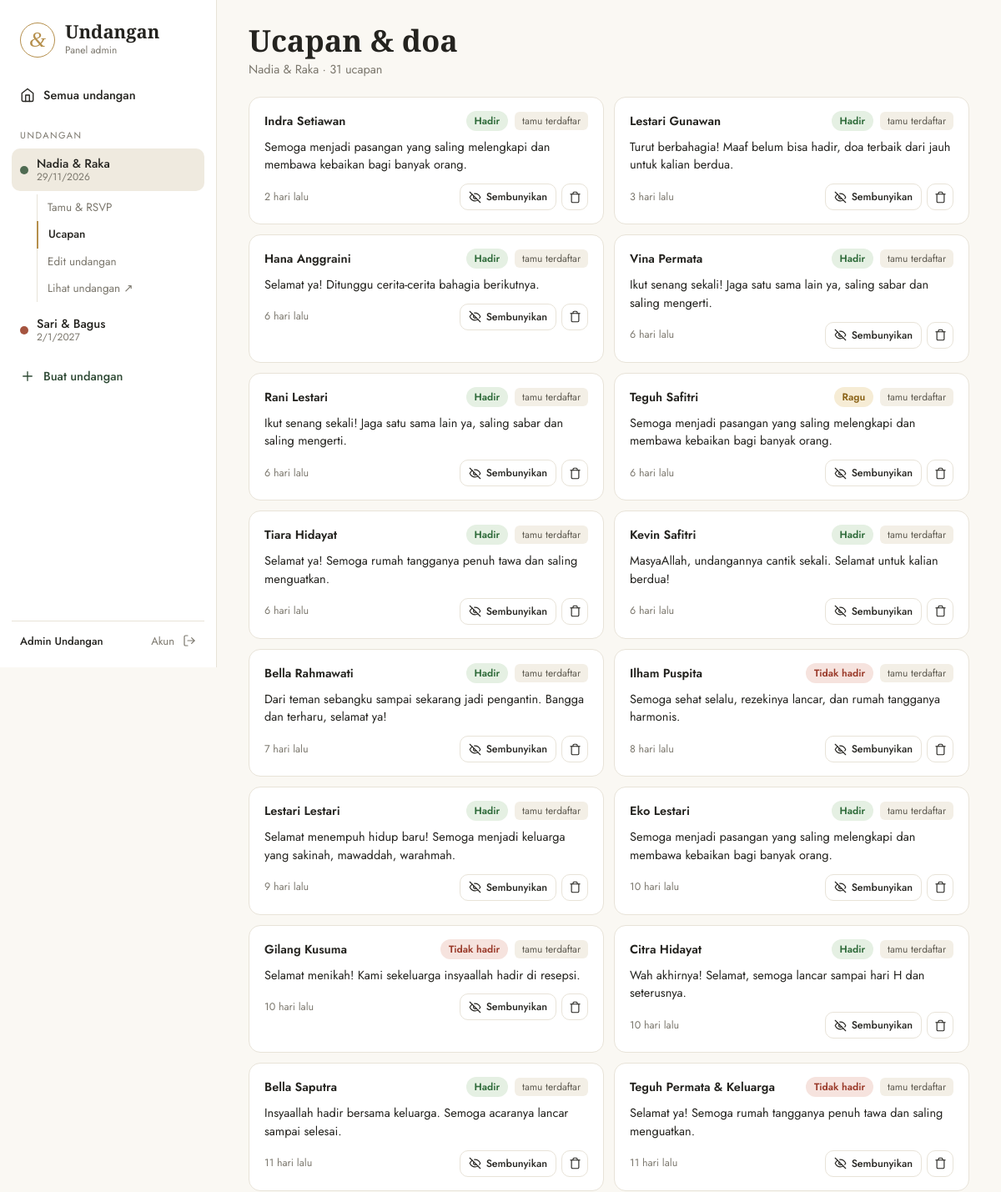
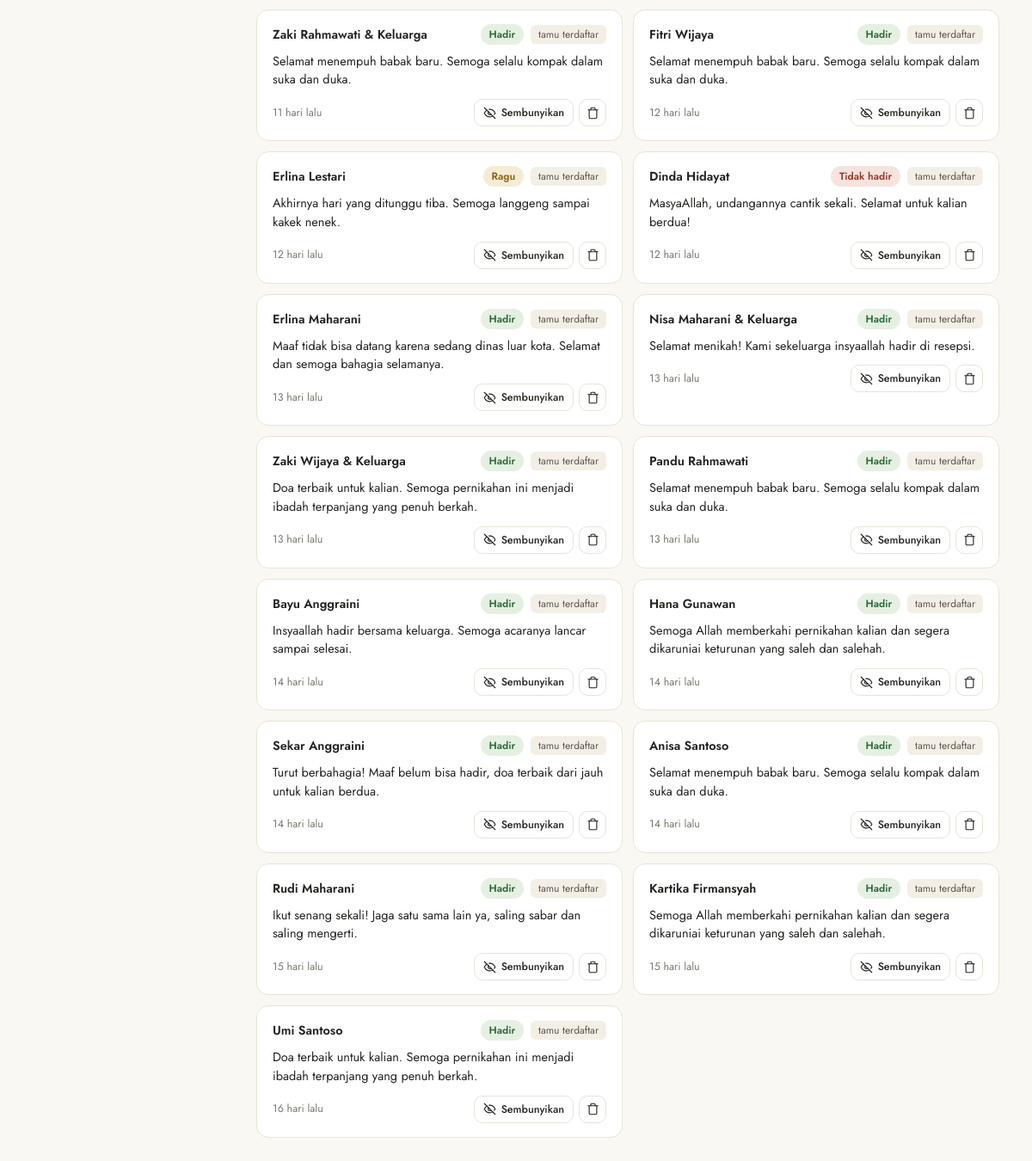
The app's page /admin.php?page=ucapan&id=1 (signed in) with its own data (2 pictures, top to bottom).
### tables this page shows
CREATE TABLE acara (
  id INT AUTO_INCREMENT PRIMARY KEY,
  slug VARCHAR(60) NOT NULL UNIQUE,
  pria_panggilan VARCHAR(40) NOT NULL,
  pria_nama VARCHAR(120) NOT NULL,
  pria_ortu VARCHAR(200),
  pria_foto VARCHAR(120),
  wanita_panggilan VARCHAR(40) NOT NULL,
  wanita_nama VARCHAR(120) NOT NULL,
  wanita_ortu VARCHAR(200),
  wanita_foto VARCHAR(120),
  urutan ENUM('wanita','pria') NOT NULL DEFAULT 'wanita',    
  akad_waktu DATETIME NOT NULL,
  akad_selesai TIME NULL,
  akad_tempat VARCHAR(150) NOT NULL,
  akad_alamat VARCHAR(255),
  resepsi_waktu DATETIME NULL,
  resepsi_selesai TIME NULL,
  resepsi_tempat VARCHAR(150),
  resepsi_alamat VARCHAR(255),
  maps_url VARCHAR(500),
  kutipan TEXT,
  kutipan_sumber VARCHAR(100),
  palet VARCHAR(20) NOT NULL DEFAULT 'sage',
  musik VARCHAR(120),
  alamat_kado VARCHAR(255),
  maks_orang_default TINYINT NOT NULL DEFAULT 2,
  template_wa TEXT,                                    
  aktif TINYINT(1) NOT NULL DEFAULT 1,
  created_at DATETIME NOT NULL DEFAULT CURRENT_TIMESTAMP
);

CREATE TABLE ucapan (
  id INT AUTO_INCREMENT PRIMARY KEY,
  acara_id INT NOT NULL,
  tamu_id INT NULL,
  nama VARCHAR(120) NOT NULL,
  isi TEXT NOT NULL,
  kehadiran ENUM('hadir','tidak','ragu') NULL,
  tampil TINYINT(1) NOT NULL DEFAULT 1,
  ip VARCHAR(45),
  created_at DATETIME NOT NULL,
  INDEX (acara_id, id),
  FOREIGN KEY (acara_id) REFERENCES acara(id) ON DELETE CASCADE
);

### admin.php (called while the page is built, shortened)
<?php
require __DIR__ . '/includes/bootstrap.php';
$routes = [
    'login'      => 'pages/admin/login.php',
    'logout'     => 'pages/admin/logout.php',
    'dashboard'  => 'pages/admin/dashboard.php',
    'acara'      => 'pages/admin/acara.php',
    'tamu'       => 'pages/admin/tamu.php',
    'kirim'      => 'pages/admin/kirim.php',
    'ucapan'     => 'pages/admin/ucapan.php',
    'akun'       => 'pages/admin/akun.php',
];
$page = (string) ($_GET['page'] ?? 'dashboard');
require __DIR__ . '/' . $routes[$page];

### pages/admin/ucapan.php (the view, shortened to what this page needs)
<?php
$acaraAktif = q('SELECT * FROM acara WHERE id = ?', [(int) ($_GET['id'] ?? 0)])->fetch();
$aid = (int) $acaraAktif['id'];
$rows = q('SELECT u.*, t.kode FROM ucapan u LEFT JOIN tamu t ON t.id = u.tamu_id WHERE u.acara_id = ? ORDER BY u.id DESC', [$aid])->fetchAll();
[$c1, $c2] = pasangan($acaraAktif);
$title = 'Ucapan & doa';
$sub = e($c1 . ' & ' . $c2) . ' · ' . count($rows) . ' ucapan';
require __DIR__ . '/../../includes/admin_header.php';
?>
<div class="wishes">
  <?php foreach ($rows as $r): ?>
    <article class="wish <?= $r['tampil'] ? '' : 'off' ?>">
      <div class="wh"><b><?= e($r['nama']) ?></b>
        <?php if ($r['kehadiran']): ?><span class="badge <?= e($r['kehadiran']) ?>"><?= ['hadir' => 'Hadir', 'ragu' => 'Ragu', 'tidak' => 'Tidak hadir'][$r['kehadiran']] ?></span><?php endif; ?>
        <?= $r['kode'] ? '<span class="tag">tamu terdaftar</span>' : '<span class="tag">tamu umum</span>' ?>
        <?= $r['tampil'] ? '' : '<span class="tag warn">disembunyikan</span>' ?></div>
      <p><?= nl2br(e($r['isi'])) ?></p>
      <div class="wf"><time><?= e(waktu_lalu($r['created_at'])) ?></time>
        <form method="post" class="inline"><button class="btn sm"><?= icon($r['tampil'] ? 'eyeoff' : 'eye', 15) ?> <?= $r['tampil'] ? 'Sembunyikan' : 'Tampilkan' ?></button></form>
        <form method="post" class="inline" data-confirm="Hapus ucapan ini?"><button class="btn sm icon" title="Hapus"><?= icon('trash', 15) ?></button></form></div>
    </article>
  <?php endforeach; ?>
</div>
<?php require __DIR__ . '/../../includes/admin_footer.php'; ?>

### includes/admin_header.php (shortened to what this page needs)
<?php
$navAcara = q('SELECT id, slug, wanita_panggilan, pria_panggilan, urutan, akad_waktu, palet FROM acara ORDER BY akad_waktu')->fetchAll();
$navNow = $_GET['page'] ?? 'dashboard';
$navId = (int) ($acaraAktif['id'] ?? 0);
?>
<!DOCTYPE html>
<html lang="id">
<head>
<link rel="stylesheet" href="assets/css/admin.css?v=1">
</head>
<body>
<div class="shell">
  <aside class="nav">
    <a class="brand" href="<?= url('dashboard') ?>"><span>&amp;</span><div><b>Undangan</b><small>Panel admin</small></div></a>
    <a class="nl <?= $navNow === 'dashboard' ? 'on' : '' ?>" href="<?= url('dashboard') ?>"><?= icon('home', 18) ?> Semua undangan</a>
    <p class="nh">Undangan</p>
    <?php foreach ($navAcara as $navA): [$navX1, $navX2] = pasangan($navA); ?>
      <a class="nl ev <?= $navId === (int) $navA['id'] ? 'on' : '' ?>" href="<?= url('tamu', ['id' => $navA['id']]) ?>"><i style="background:<?= e((PALET[$navA['palet']] ?? PALET['sage'])[2]) ?>"></i><span><?= e($navX1 . " & " . $navX2) ?><small><?= e(date('j/n/Y', strtotime($navA['akad_waktu']))) ?></small></span></a>
      <?php if ($navId === (int) $navA['id']): ?>
        <div class="sub">
          <a class="<?= $navNow === 'tamu' ? 'on' : '' ?>" href="<?= url('tamu', ['id' => $navA['id']]) ?>">Tamu &amp; RSVP</a>
          <a class="<?= $navNow === 'ucapan' ? 'on' : '' ?>" href="<?= url('ucapan', ['id' => $navA['id']]) ?>">Ucapan</a>
          <a class="<?= $navNow === 'acara' ? 'on' : '' ?>" href="<?= url('acara', ['id' => $navA['id']]) ?>">Edit undangan</a>
          <a href="<?= e(link_tamu($navA)) ?>" target="_blank" rel="noopener">Lihat undangan &#8599;</a>
        </div>
      <?php endif; ?>
    <?php endforeach; ?>
    <a class="nl add" href="<?= url('acara') ?>"><?= icon('plus', 18) ?> Buat undangan</a>
    <div class="me"><span><?= e(user()['nama']) ?></span><a href="<?= url('akun') ?>">Akun</a><a href="<?= url('logout') ?>" title="Keluar"><?= icon('logout', 16) ?></a></div>
  </aside>
  <main class="content">
    <header class="top"><div><h1><?= e($title) ?></h1><?php if (!empty($sub)): ?><p><?= $sub ?></p><?php endif; ?></div><div class="acts"><?= $actions ?? '' ?></div></header>

### includes/bootstrap.php (shortened to what this page needs)
<?php
function db(): PDO
{
    static $pdo = null;
    if ($pdo === null) {
        $c = require __DIR__ . '/../config/database.php';
        $pdo = new PDO("mysql:host={$c['host']};port={$c['port']};dbname={$c['database']};charset=utf8mb4", $c['username'], $c['password'], [
            PDO::ATTR_ERRMODE => PDO::ERRMODE_EXCEPTION,
            PDO::ATTR_DEFAULT_FETCH_MODE => PDO::FETCH_ASSOC,
            PDO::ATTR_EMULATE_PREPARES => false,
        ]);
        $pdo->exec("SET time_zone = '+07:00'");
    }
    return $pdo;
}
function q(string $sql, array $params = []): PDOStatement
{
    $st = db()->prepare($sql);
    $st->execute($params);
    return $st;
}
function e($v): string { return htmlspecialchars((string) $v, ENT_QUOTES, 'UTF-8'); }
function url(string $page, array $p = []): string { return 'admin.php?' . http_build_query(['page' => $page] + $p); }
function user(): ?array { return $_SESSION['user'] ?? null; }
function base_url(): string
{
    $https = ($_SERVER['HTTPS'] ?? '') === 'on' || ($_SERVER['HTTP_X_FORWARDED_PROTO'] ?? '') === 'https';
    $dir = rtrim(str_replace('\\', '/', dirname($_SERVER['SCRIPT_NAME'] ?? '/')), '/');
    return ($https ? 'https' : 'http') . '://' . ($_SERVER['HTTP_HOST'] ?? 'localhost') . $dir . '/';
}
function link_tamu(array $acara, ?array $tamu = null): string
{
    return base_url() . '?u=' . rawurlencode($acara['slug']) . ($tamu ? '&k=' . $tamu['kode'] : '');
}
function waktu_lalu(string $dt): string
{
    $d = time() - strtotime($dt);
    if ($d < 86400 * 30) return floor($d / 86400) . ' hari lalu';
    return date('j', strtotime($dt)) . ' ' . BULAN[(int) date('n', strtotime($dt))] . ' ' . date('Y', strtotime($dt));
}
function pasangan(array $a, string $field = 'panggilan'): array
{
    $w = $a['wanita_' . $field]; $p = $a['pria_' . $field];
    return $a['urutan'] === 'pria' ? [$p, $w] : [$w, $p];
}
function icon(string $name, int $size = 18): string
{
    return '<svg class="ic" width="' . $size . '" height="' . $size . '" viewBox="0 0 24 24" fill="none" stroke="currentColor" stroke-width="1.8" stroke-linecap="round" stroke-linejoin="round" aria-hidden="true">' . $p . '</svg>';
}

### includes/admin_footer.php (shortened to what this page needs)
  </main>
</div>
</body>
</html>

### assets/css/admin.css (style rules this page uses)
:root { --paper: #faf8f3; --white: #fff; --ink: #24231f; --mut: #7b776d; --line: #e8e3d8; --pri: #2f4a35; --acc: #b58f4c; --ok: #2f6b3a; --ok-c: #e5f0e3; --warn: #8a6216; --warn-c: #f6ecd5; --bad: #9a3a2a; --bad-c: #f6e3de; --serif: "Cormorant Garamond", Georgia, serif; --sans: "Jost", "Segoe UI", system-ui, sans-serif; }
* { box-sizing: border-box; }
body { margin: 0; background: var(--paper); color: var(--ink); font: 400 14.5px/1.5 var(--sans); }
a { color: var(--pri); }
.ic { vertical-align: -3px; flex-shrink: 0; }
.sm { font-size: 13px; }
.shell { display: grid; grid-template-columns: 260px 1fr; min-height: 100vh; }
.nav { background: var(--white); border-right: 1px solid var(--line); padding: 22px 14px; display: flex; flex-direction: column; gap: 2px; position: sticky; top: 0; height: 100vh; overflow-y: auto; }
.brand { display: flex; align-items: center; gap: 12px; padding: 4px 10px 22px; text-decoration: none; color: var(--ink); }
.brand span { width: 42px; height: 42px; border-radius: 50%; border: 1px solid var(--acc); display: grid; place-items: center; font: italic 500 26px var(--serif); color: var(--acc); }
.brand b { display: block; font: 600 22px/1 var(--serif); }
.brand small { color: var(--mut); font-size: 12px; }
.nh { font-size: 11px; letter-spacing: .14em; text-transform: uppercase; color: var(--mut); margin: 18px 10px 6px; }
.nl { display: flex; align-items: center; gap: 10px; padding: 9px 10px; border-radius: 10px; color: var(--ink); text-decoration: none; font-weight: 500; }
.nl.on { background: #efeadf; }
.nl.ev i { width: 10px; height: 10px; border-radius: 50%; flex-shrink: 0; }
.nl.ev span { display: flex; flex-direction: column; line-height: 1.25; }
.nl.ev small { color: var(--mut); font-weight: 400; font-size: 12px; }
.nl.add { color: var(--pri); margin-top: 8px; }
.sub { display: flex; flex-direction: column; margin: 2px 0 6px 30px; border-left: 1px solid var(--line); }
.sub a { padding: 6px 12px; color: var(--mut); text-decoration: none; font-size: 13.5px; }
.sub a.on { color: var(--ink); font-weight: 500; border-left: 2px solid var(--acc); margin-left: -1px; }
.me { margin-top: auto; padding: 14px 10px 0; border-top: 1px solid var(--line); display: flex; gap: 10px; align-items: center; font-size: 13px; }
.me span { flex: 1; font-weight: 500; }
.me a { color: var(--mut); text-decoration: none; }
.content { padding: 30px 38px 60px; min-width: 0; }
.top { display: flex; justify-content: space-between; align-items: flex-end; gap: 16px; margin-bottom: 22px; flex-wrap: wrap; }
.top h1 { margin: 0; font: 600 36px/1.05 var(--serif); }
.top p { margin: 4px 0 0; color: var(--mut); }
.btn { display: inline-flex; align-items: center; gap: 6px; height: 38px; padding: 0 14px; border-radius: 10px; border: 1px solid var(--line); background: var(--white); color: var(--ink); font: 500 13.5px var(--sans); cursor: pointer; text-decoration: none; white-space: nowrap; }
.btn.sm { height: 32px; padding: 0 10px; font-size: 12.5px; }
.btn.icon { padding: 0; width: 32px; justify-content: center; }
.inline { display: inline; }
.badge { display: inline-block; padding: 3px 10px; border-radius: 99px; font-size: 12px; font-weight: 600; }
.badge.hadir { background: var(--ok-c); color: var(--ok); }
.badge.ragu { background: var(--warn-c); color: var(--warn); }
.badge.tidak { background: var(--bad-c); color: var(--bad); }
.tag { display: inline-block; padding: 2px 9px; border-radius: 6px; font-size: 12px; background: #f3efe6; color: #5d594f; }
.wishes { display: grid; grid-template-columns: repeat(auto-fill, minmax(340px, 1fr)); gap: 12px; }
.wish { background: var(--white); border: 1px solid var(--line); border-radius: 14px; padding: 16px 18px; }
.wish .wh { display: flex; gap: 8px; align-items: center; flex-wrap: wrap; }
.wish .wh b { margin-right: auto; font-weight: 600; }
.wish p { margin: 8px 0 12px; }
.wf { display: flex; gap: 6px; align-items: center; }
.wf time { margin-right: auto; color: var(--mut); font-size: 12.5px; }

### records on screen
acara: navX2 "Nadia & Raka", akad_waktu "29/11/2026", sub "Nadia & Raka · 31 ucapan"
acara: wanita_panggilan+pria_panggilan "Sari & Bagus", akad_waktu "2/1/2027"
ucapan: nama "Indra Setiawan", kehadiran "Hadir", isi "Semoga menjadi pasangan yang saling melengkapi dan membawa kebaikan bagi banyak orang.", created_at "2 hari lalu", tampil "Sembunyikan"
ucapan: nama "Lestari Gunawan", kehadiran "Hadir", isi "Turut berbahagia! Maaf belum bisa hadir, doa terbaik dari jauh untuk kalian berdua.", created_at "3 hari lalu", tampil "Sembunyikan"
ucapan: nama "Hana Anggraini", kehadiran "Hadir", isi "Selamat ya! Ditunggu cerita-cerita bahagia berikutnya.", created_at "6 hari lalu", tampil "Sembunyikan"
ucapan: nama "Vina Permata", kehadiran "Hadir", isi "Ikut senang sekali! Jaga satu sama lain ya, saling sabar dan saling mengerti.", created_at "6 hari lalu", tampil "Sembunyikan"
ucapan: nama "Rani Lestari", kehadiran "Hadir", isi "Ikut senang sekali! Jaga satu sama lain ya, saling sabar dan saling mengerti.", created_at "6 hari lalu", tampil "Sembunyikan"
ucapan: nama "Teguh Safitri", kehadiran "Ragu", isi "Semoga menjadi pasangan yang saling melengkapi dan membawa kebaikan bagi banyak orang.", created_at "6 hari lalu", tampil "Sembunyikan"
ucapan: nama "Tiara Hidayat", kehadiran "Hadir", isi "Selamat ya! Semoga rumah tangganya penuh tawa dan saling menguatkan.", created_at "6 hari lalu", tampil "Sembunyikan"
ucapan: nama "Kevin Safitri", kehadiran "Hadir", isi "MasyaAllah, undangannya cantik sekali. Selamat untuk kalian berdua!", created_at "6 hari lalu", tampil "Sembunyikan"
ucapan: nama "Bella Rahmawati", kehadiran "Hadir", isi "Dari teman sebangku sampai sekarang jadi pengantin. Bangga dan terharu, selamat ya!", created_at "7 hari lalu", tampil "Sembunyikan"
ucapan: nama "Ilham Puspita", kehadiran "Tidak hadir", isi "Semoga sehat selalu, rezekinya lancar, dan rumah tangganya harmonis.", created_at "8 hari lalu", tampil "Sembunyikan"
ucapan: nama "Lestari Lestari", kehadiran "Hadir", isi "Selamat menempuh hidup baru! Semoga menjadi keluarga yang sakinah, mawaddah, warahmah.", created_at "9 hari lalu", tampil "Sembunyikan"
ucapan: nama "Eko Lestari", kehadiran "Hadir", isi "Semoga menjadi pasangan yang saling melengkapi dan membawa kebaikan bagi banyak orang.", created_at "10 hari lalu", tampil "Sembunyikan"
ucapan: nama "Gilang Kusuma", kehadiran "Tidak hadir", isi "Selamat menikah! Kami sekeluarga insyaallah hadir di resepsi.", created_at "10 hari lalu", tampil "Sembunyikan"
ucapan: nama "Citra Hidayat", kehadiran "Hadir", isi "Wah akhirnya! Selamat, semoga lancar sampai hari H dan seterusnya.", created_at "10 hari lalu", tampil "Sembunyikan"
ucapan: nama "Bella Saputra", kehadiran "Hadir", isi "Insyaallah hadir bersama keluarga. Semoga acaranya lancar sampai selesai.", created_at "11 hari lalu", tampil "Sembunyikan"
ucapan: nama "Teguh Permata & Keluarga", kehadiran "Tidak hadir", isi "Selamat ya! Semoga rumah tangganya penuh tawa dan saling menguatkan.", created_at "11 hari lalu", tampil "Sembunyikan"
ucapan: nama "Zaki Rahmawati & Keluarga", kehadiran "Hadir", isi "Selamat menempuh babak baru. Semoga selalu kompak dalam suka dan duka.", created_at "11 hari lalu", $size 15 (drawn), tampil "Sembunyikan"
ucapan: nama "Fitri Wijaya", kehadiran "Hadir", isi "Selamat menempuh babak baru. Semoga selalu kompak dalam suka dan duka.", created_at "12 hari lalu", tampil "Sembunyikan"
ucapan: nama "Erlina Lestari", kehadiran "Ragu", isi "Akhirnya hari yang ditunggu tiba. Semoga langgeng sampai kakek nenek.", created_at "12 hari lalu", tampil "Sembunyikan"
ucapan: nama "Dinda Hidayat", kehadiran "Tidak hadir", isi "MasyaAllah, undangannya cantik sekali. Selamat untuk kalian berdua!", created_at "12 hari lalu", tampil "Sembunyikan"
ucapan: nama "Erlina Maharani", kehadiran "Hadir", isi "Maaf tidak bisa datang karena sedang dinas luar kota. Selamat dan semoga bahagia selamanya.", created_at "13 hari lalu", tampil "Sembunyikan"
ucapan: nama "Nisa Maharani & Keluarga", kehadiran "Hadir", isi "Selamat menikah! Kami sekeluarga insyaallah hadir di resepsi.", created_at "13 hari lalu", tampil "Sembunyikan"
ucapan: nama "Zaki Wijaya & Keluarga", kehadiran "Hadir", isi "Doa terbaik untuk kalian. Semoga pernikahan ini menjadi ibadah terpanjang yang penuh berkah.", created_at "13 hari lalu", tampil "Sembunyikan"
ucapan: nama "Pandu Rahmawati", kehadiran "Hadir", isi "Selamat menempuh babak baru. Semoga selalu kompak dalam suka dan duka.", created_at "13 hari lalu", tampil "Sembunyikan"
ucapan: nama "Bayu Anggraini", kehadiran "Hadir", isi "Insyaallah hadir bersama keluarga. Semoga acaranya lancar sampai selesai.", created_at "14 hari lalu", tampil "Sembunyikan"
ucapan: nama "Hana Gunawan", kehadiran "Hadir", isi "Semoga Allah memberkahi pernikahan kalian dan segera dikaruniai keturunan yang saleh dan salehah.", created_at "14 hari lalu", tampil "Sembunyikan"
ucapan: nama "Sekar Anggraini", kehadiran "Hadir", isi "Turut berbahagia! Maaf belum bisa hadir, doa terbaik dari jauh untuk kalian berdua.", created_at "14 hari lalu", tampil "Sembunyikan"
ucapan: nama "Anisa Santoso", kehadiran "Hadir", isi "Selamat menempuh babak baru. Semoga selalu kompak dalam suka dan duka.", created_at "14 hari lalu", tampil "Sembunyikan"
ucapan: nama "Rudi Maharani", kehadiran "Hadir", isi "Ikut senang sekali! Jaga satu sama lain ya, saling sabar dan saling mengerti.", created_at "15 hari lalu", tampil "Sembunyikan"
ucapan: nama "Kartika Firmansyah", kehadiran "Hadir", isi "Semoga Allah memberkahi pernikahan kalian dan segera dikaruniai keturunan yang saleh dan salehah.", created_at "15 hari lalu", tampil "Sembunyikan"
ucapan: nama "Umi Santoso", kehadiran "Hadir", isi "Doa terbaik untuk kalian. Semoga pernikahan ini menjadi ibadah terpanjang yang penuh berkah.", created_at "16 hari lalu", tampil "Sembunyikan"

### other values on screen
user()['nama'] "Admin Undangan"
$title "Ucapan & doa"
